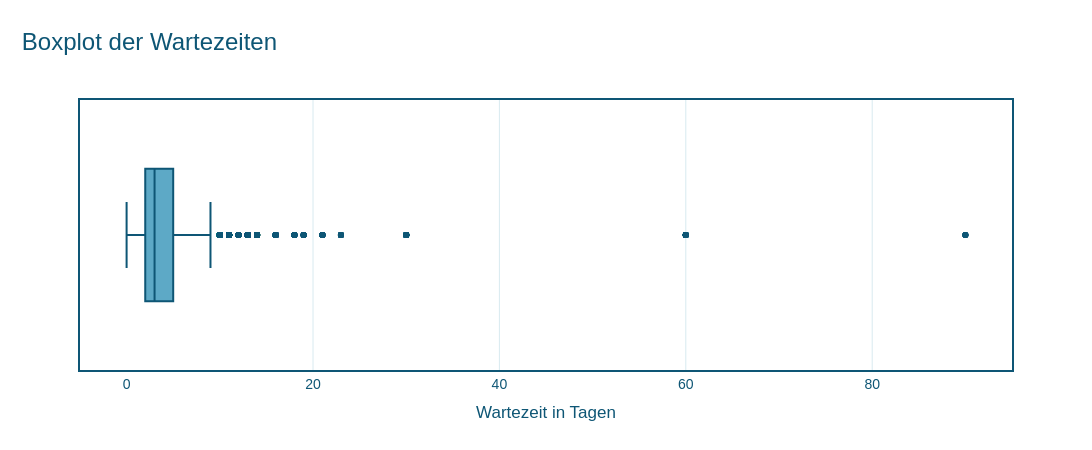

The notebook cell saved with this chart:
### Code cell
# Boxplot der Wartezeiten
# ==========================================================


# DataFrame für Plotly erzeugen
plot_df = pd.DataFrame({
    "Wartezeit": days
})

# Boxplot
fig = px.box(
    plot_df,
    x="Wartezeit",
    points="outliers",
    title="Boxplot der Wartezeiten"
)

# Farben
fig.update_traces(
    marker_color="#0E5675",
    line_color="#0E5675",
    fillcolor="#5DA9C6"
)

# Layout
fig.update_layout(
    width=1200,
    height=450,

    plot_bgcolor="white",
    paper_bgcolor="white",

    font=dict(
        family="Arial",
        size=14,
        color="#0E5675"
    ),

    title=dict(
        text="Boxplot der Wartezeiten",
        x=0.02,
        font=dict(
            size=24,
            color="#0E5675"
        )
    ),

    xaxis=dict(
        title="Wartezeit in Tagen",
        showgrid=True,
        gridcolor="#D8EAF0",
        linecolor="#0E5675"
    ),

    yaxis=dict(
        showticklabels=False,
        showgrid=False
    )
)
fig.update_xaxes(
    showline=True,
    linewidth=2,
    linecolor="#0E5675",
    mirror=True
)

fig.update_yaxes(
    showline=True,
    linewidth=2,
    linecolor="#0E5675",
    mirror=True
)
fig.show()

### Figure 1 — Plotly figure (JSON) as saved in the notebook; plotly's stock layout.template omitted (floating-point values rounded to 4 significant figures; data arrays with more than 128 entries replaced by an {"elided": "..."} marker saying what was removed)
{"data": [{"alignmentgroup": "True", "boxpoints": "outliers", "fillcolor": "#5DA9C6", "hovertemplate": "Wartezeit=%{x}<extra></extra>", "legendgroup": "", "line": {"color": "#0E5675"}, "marker": {"color": "#0E5675"}, "name": "", "notched": false, "offsetgroup": "", "orientation": "h", "showlegend": false, "type": "box", "x": {"elided": "17794 float values"}, "x0": " ", "xaxis": "x", "y0": " ", "yaxis": "y"}], "layout": {"boxmode": "group", "font": {"color": "#0E5675", "family": "Arial", "size": 14}, "height": 450, "legend": {"tracegroupgap": 0}, "paper_bgcolor": "white", "plot_bgcolor": "white", "title": {"font": {"color": "#0E5675", "size": 24}, "text": "Boxplot der Wartezeiten", "x": 0.02}, "width": 1200, "xaxis": {"anchor": "y", "domain": [0, 1], "gridcolor": "#D8EAF0", "linecolor": "#0E5675", "linewidth": 2, "mirror": true, "showgrid": true, "showline": true, "title": {"text": "Wartezeit in Tagen"}}, "yaxis": {"anchor": "x", "domain": [0, 1], "linecolor": "#0E5675", "linewidth": 2, "mirror": true, "showgrid": false, "showline": true, "showticklabels": false}}}
